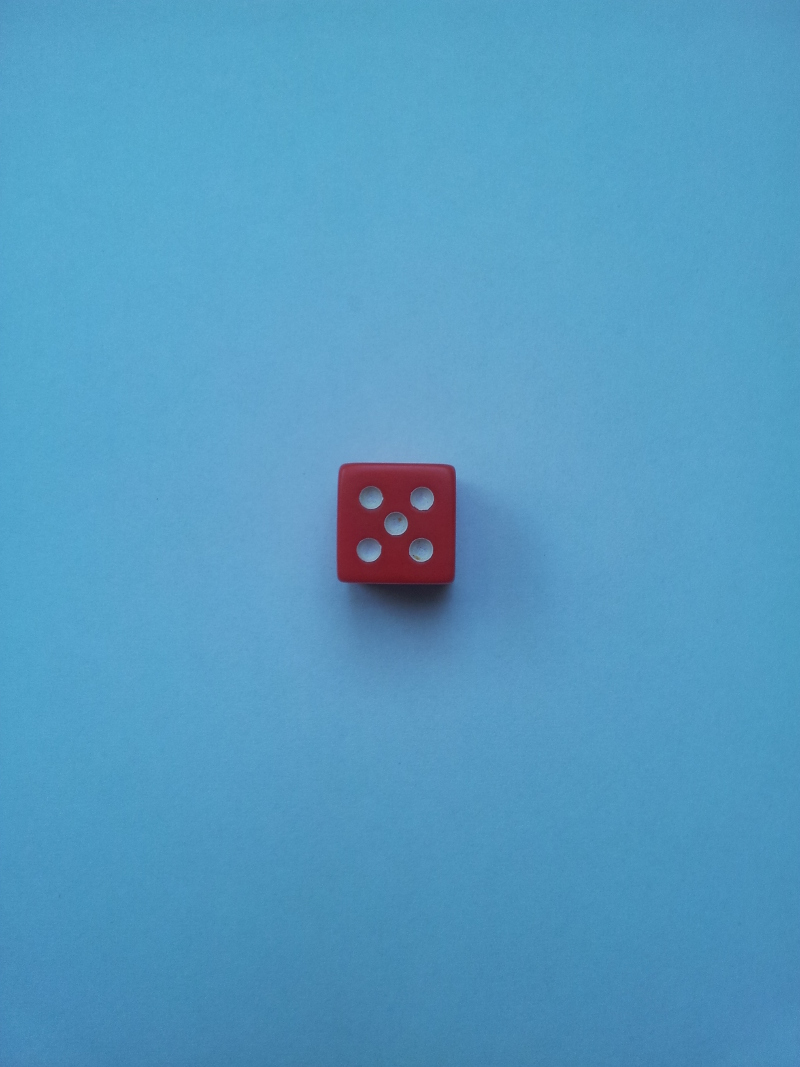
#> input picture dice.jpg, 800 x 1067 px, given in place of the camera
$ python camera.py   (older library calls are emulated)
#> lines starting #> are read from the running program, lines starting #| are printed output that depends on the picture; after the words box and inside, x2 and y2 are one past the last pixel; in counts of white or black regions, pixels touching at a corner belong together
import cv2
import numpy as np
from skimage.exposure import exposure
from dice_img_lib import const as cst
from dice_img_lib import blob
from dice_img_lib import test

minSquare = 35

# [169 lines left out: functions findSquares, getRect, getLine, getMiddlePoint, perspectiveView, findBlobs and 3 more, not called in this run]
    #cv2.destroyAllWindows()

if __name__ == '__main__':
    playCamera(0)
#> in playCamera, klatka is the input picture: shape (1067, 800, 3); mean B, G, R 193.8, 154.6, 84.5
#> in findAndDraw, `img = cv2.cvtColor(img, cv2.COLOR_BGR2HSV)`: img: shape (1067, 800, 3); mean H, S, V 101.7, 146, 194.7
#> in findAndDraw, `per1, per2 = np.percentile(img[:,:,0], (cst.rescaleH_per_min[0], cst.r..`: per1 = 99; per2 = 101
#> in findAndDraw, `img[:,:,0] = exposure.rescale_intensity(img[:, :, 0], in_range=(per1, ..`: img: shape (1067, 800, 3); mean H, S, V 123.2, 146, 194.7
#> in findAndDraw, `per1, per2 = np.percentile(img[:, :, 1], (cst.rescaleS_per_min[0], cst..`: per1 = 0; per2 = 151
#> in findAndDraw, `img[:, :, 1] = exposure.rescale_intensity(img[:, :, 1], in_range=(per1..`: img: shape (1067, 800, 3); mean H, S, V 123.2, 243.6, 194.7
#> in findAndDraw, `per1, per2 = np.percentile(img[:, :, 2], (cst.rescaleV_per_min[0], cst..`: per1 = 116; per2 = 206
#> in findAndDraw, `img[:, :, 2] = exposure.rescale_intensity(img[:, :, 2], in_range=(per1..`: img: shape (1067, 800, 3); mean H, S, V 123.2, 243.6, 222.5
#> in findAndDraw, `img = cv2.medianBlur(img, cst.median_blur)`: img: shape (1067, 800, 3); mean H, S, V 123.3, 243.7, 222.7
#> in findAndDraw, `innerRange = cv2.inRange(img, np.array([cst.progH_min[0], cst.progS_mi..`:
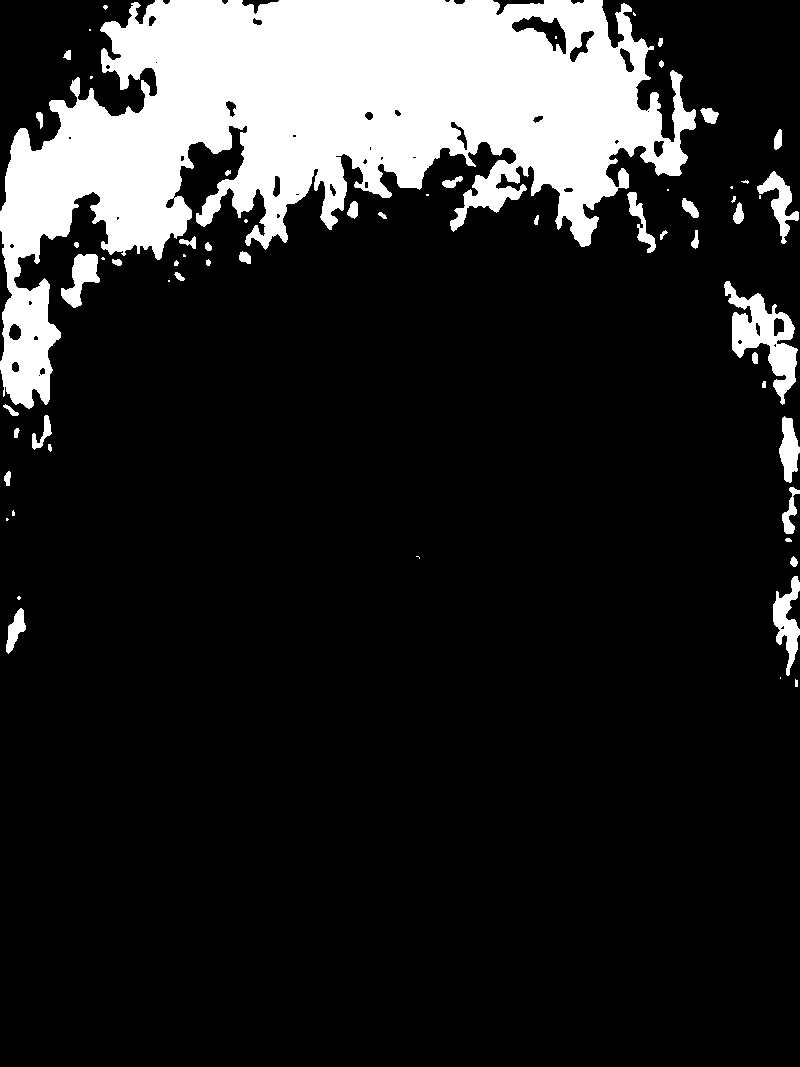
#> innerRange: shape (1067, 800); 15.3% white; 62 white regions (19 under 20 px), largest, box (x1, y1, x2, y2) and area: (0, 0, 696, 409) 119190, (724, 281, 798, 405) 3461, (773, 576, 800, 676) 1258
#> in findAndDraw, `innerRange = cv2.morphologyEx(innerRange, cv2.MORPH_CLOSE, kernel, ite..`:
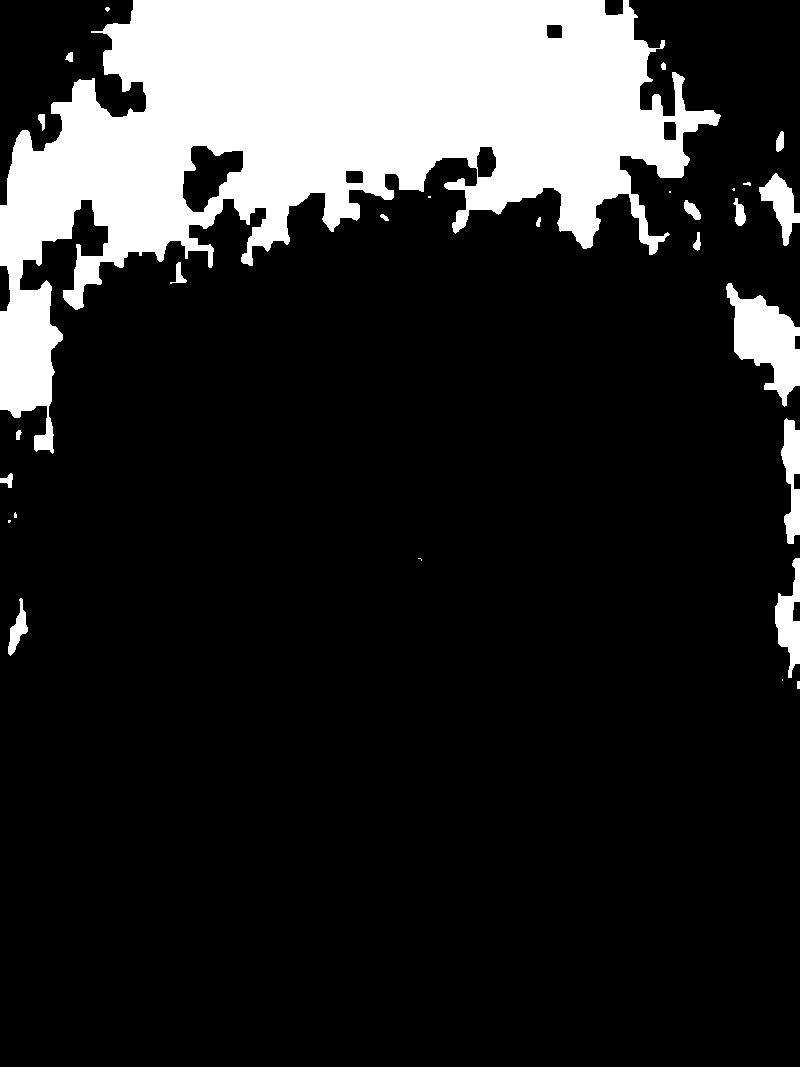
#> innerRange: shape (1067, 800); 16.9% white; 28 white regions (8 under 20 px)
#> in findAndDraw, `img[:,:,2] = cv2.bitwise_and(img[:,:,2], img[:,:,2], mask=innerRange)`: img: shape (1067, 800, 3); mean H, S, V 123.3, 243.7, 41.4
#> in findAndDraw, `img = cv2.cvtColor(img, cv2.COLOR_HSV2BGR)`:
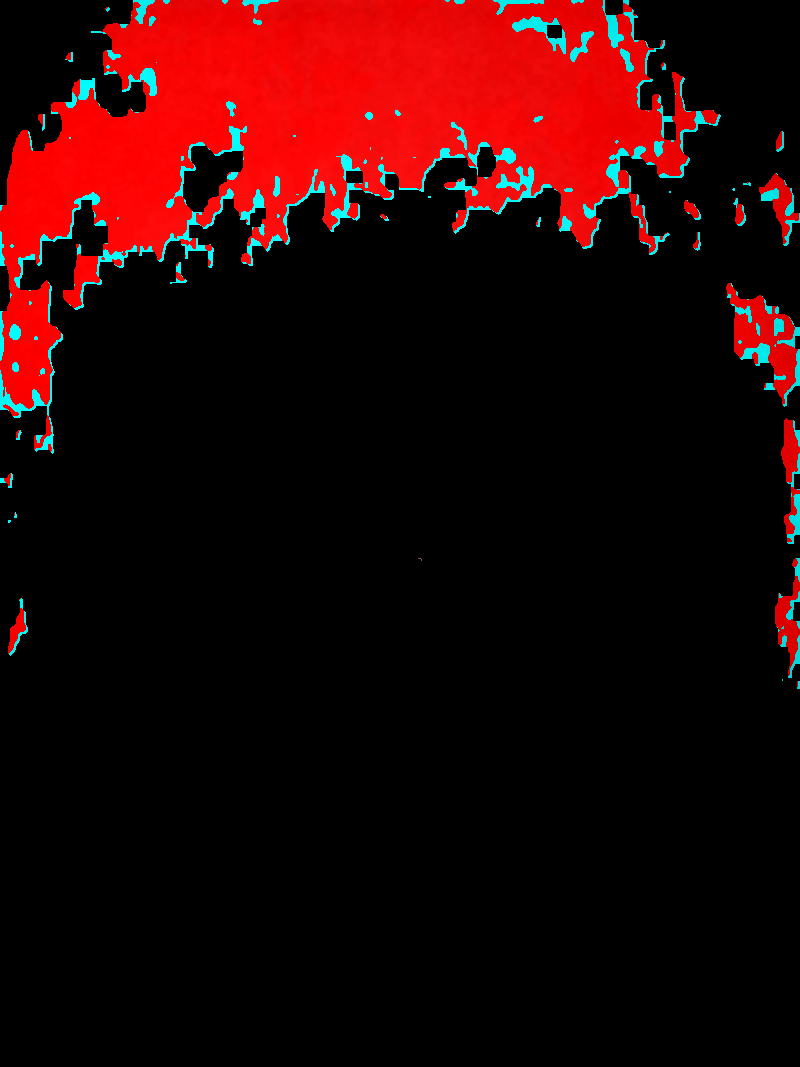
#> img: shape (1067, 800, 3); mean B, G, R 5.6, 5.6, 36.7
#> in findAndDraw, `imgR = cv2.cvtColor(imgR, cv2.COLOR_BGR2GRAY)`:
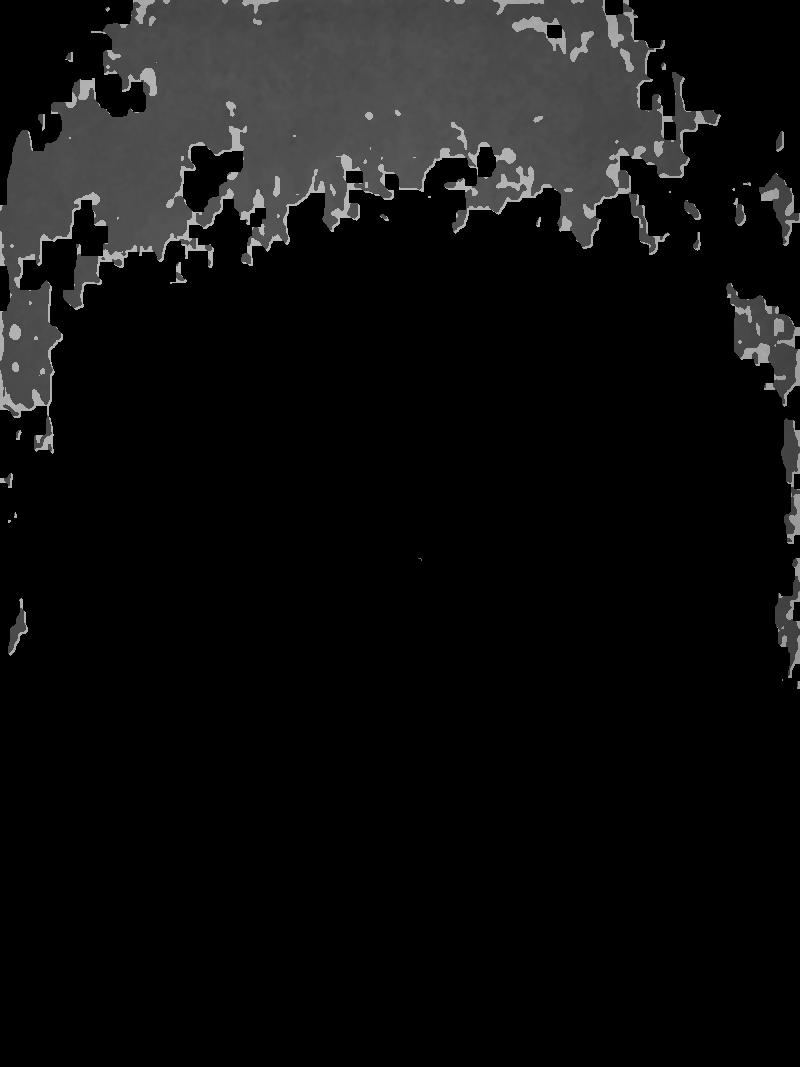
#> imgR: shape (1067, 800); min 0, max 184, mean 14.9
#> in findAndDraw, `imgR = cv2.morphologyEx(imgR, cv2.MORPH_OPEN, kernel, iterations=6)`:
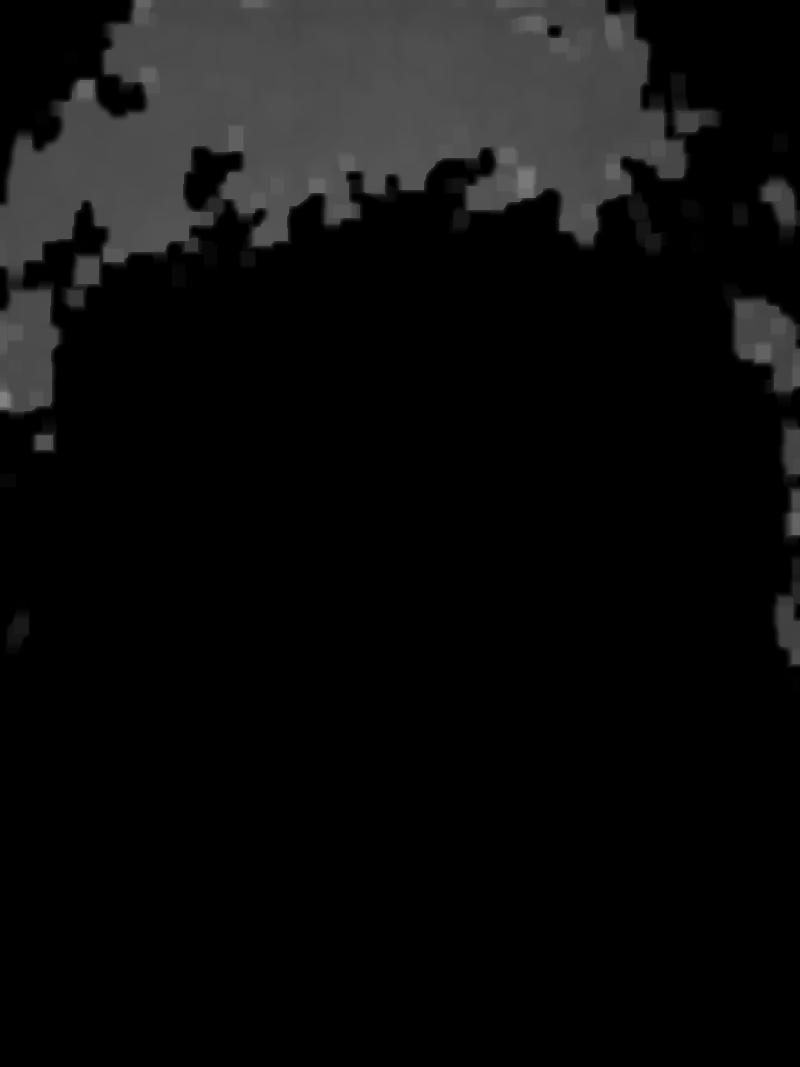
#> imgR: shape (1067, 800); min 0, max 130, mean 12.9
#> in findSquares, `image2, conturs, hierarchy = cv2.findContours(image.copy(), cv2.RETR_L..`: conturs = 25 contours, 6 with area under 20; largest, box (x1, y1, x2, y2) and area: (0, 0, 723, 421) 151966, (722, 281, 800, 408) 5960, (770, 554, 800, 692) 2421, (777, 416, 800, 547) 2281, (756, 172, 800, 248) 2066
#> the loop in findSquares, `for c in conturs:` made 25 passes
#> after the loop in findSquares, `for c in conturs:`: diceContours = 12 contours, 1 with area under 20; largest, box (x1, y1, x2, y2) and area: (756, 173, 797, 247) 1604, (100, 77, 141, 112) 855, (731, 200, 748, 228) 375, (171, 260, 187, 288) 364, (680, 199, 704, 223) 334
#> in findAndDraw, `dices = findSquares(imgR, 0.1)`: dices has the same summary as diceContours in findSquares
#> the loop in findAndDraw, `for d in dices:` made 7 passes
#> after the loop in findAndDraw, `for d in dices:`:
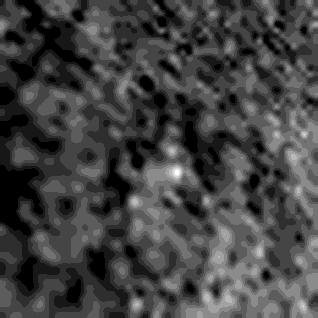
#> dice: shape (318, 318) float64; min 0, max 17.31, mean 4.56; drawn with min black and max white
#> after the loop in findAndDraw, `for d in dices:`: kostki = []; middlePoints = [[775, 194.3]]
#> (the run stopped early here; a loop or call above may not have finished)
